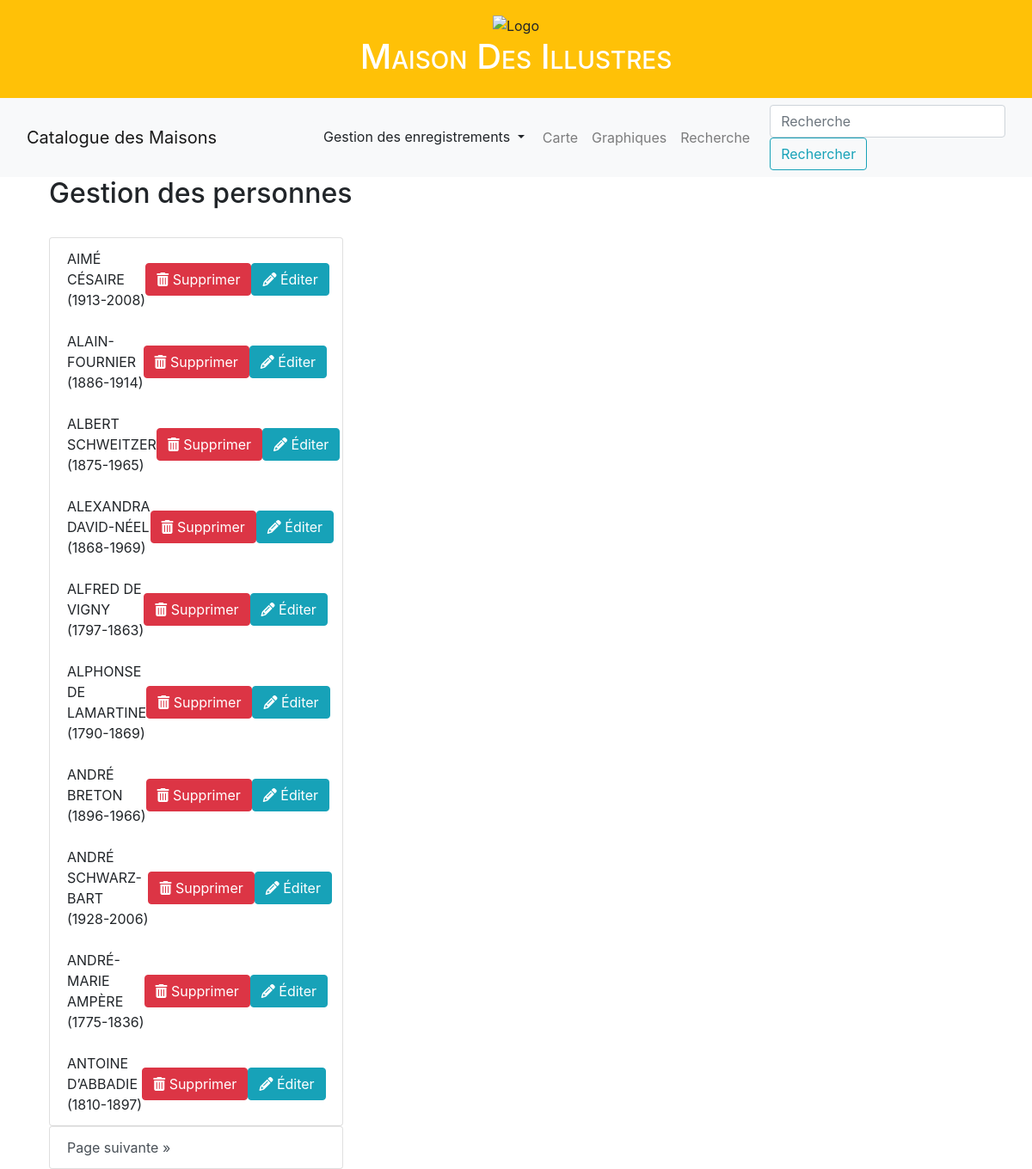
/personnes, run on the app's committed database.
### appli/app/models/data.py (models this page shows, shortened)
class Personnes(db.Model):
    __tablename__ = "personnes"
    idWikidata = db.Column(db.String(20), primary_key=True)
    nomIllustre = db.Column(db.String(45))
    ddn = db.Column(db.Integer) #on ne garde que l'année
    ddm = db.Column(db.Integer) #idem
    genre = db.Column(db.Enum(Genre))
    image = db.Column(db.String(300))
    article = db.Column(db.String(300))
    maison = db.relationship(
        "Maisons",
        backref = "maisons",
        lazy = "dynamic"
    )

### appli/app/routes/generales.py (the view)
@app.route("/personnes", methods=['GET', 'POST'])
@app.route("/personnes/<int:page>", methods=['GET', 'POST'])
def personnes(page=1):
    donnees = Personnes.query.order_by(Personnes.nomIllustre).paginate(page=page, per_page=app.config["MAISONS_PER_PAGE"])
    return render_template("pages/liste_personnes.html",
        sous_titre="Liste des personnes",
        donnees=donnees)

### appli/app/templates/pages/liste_personnes.html (shortened to what this page needs)
{% extends "partials/conteneur.html" %}
{% block body %}
<section class="padding-lg">
    <div class="container">
        <div class="row">
            <div class="col-md-30">
                <div class="heading heading-icon">
                    <h2>Gestion des personnes</h2>
                </div>
                <br>
                <div class="row">
                    <div class="col-md-4">
                        <div class="list-group" id="list-tab" role="tablist">
                            <ul class="list-group">
                                {% for personne in donnees.items %}
                                    <li class="list-group-item d-flex justify-content-between align-items-center">
                                        {{ personne.nomIllustre }} ({{ personne.ddn }}-{{ personne.ddm }})
                                        <div class="btn-group btn-group-sm">
                                            <form action="{{ url_for('sup_personne', nom_personne=personne.nomIllustre) }}" method="post" class="del-component">
                                                <button class="btn btn-danger" type="submit">
                                                    <i class="fa fa-trash"></i> Supprimer
                                                </button>
                                            </form>
                                        </div>
                                        <div class="btn-group btn-group-sm">
                                            <a href="{{ url_for('update_personne', nom_personne=personne.nomIllustre) }}">
                                                <button class="btn btn-info" type="submit">
                                                    <i class="fa fa-pencil"></i> Éditer
                                                </button>
                                            </a>
                                        </div>
                                    </li>
                                {% endfor %}
                            </ul>
                            {% if donnees.next_num %}
                                <a class="list-group-item list-group-item-action btn btn-outline-dark{% if donnees.page == donnees.pages %} disabled{% endif %}"
                                   id="list-list-next" href="{{ url_for('personnes', page=donnees.next_num) }}">
                                    Page suivante &raquo;
                                </a>
                            {% endif %}
                        </div>
                    </div>
                </div>
            </div>
        </div>
    </div>
</section>
{% endblock %}

### appli/app/templates/partials/conteneur.html (shortened to what this page needs)
<!doctype html>
<html lang="en">
<head>
    {% include "partials/css.html" %}
</head>
<body>
  <div class="bg-warning text-center p-3">
    <img src="#" alt="Logo" class="img-fluid" style="max-height: 50px;">
    <h1 class="text-white" style="font-variant: small-caps;">Maison Des Illustres</h1>
</div>
<nav class="navbar navbar-expand-lg navbar-light bg-light">
    <div class="container">
        <a class="navbar-brand" href="{{url_for('maisons')}}">Catalogue des Maisons</a>
        <div class="collapse navbar-collapse" id="navbarNav">
            <ul class="navbar-nav ml-auto">
                <li class="nav-item active">
                    <div class="dropdown">
                      <button class="btn btn-light btn-secondary dropdown-toggle" type="button" id="dropdownMenuButton" data-toggle="dropdown" aria-haspopup="true" aria-expanded="false">
                          Gestion des enregistrements
                      </button>
                </li>
                <li class="nav-item">
                    <a class="nav-link" href="#">Carte</a>
                </li>
                <li class="nav-item">
                    <a class="nav-link" href="#">Graphiques</a>
                </li>
                <li class="nav-item">
                  <a class="nav-link" href="{{url_for('recherche')}}">Recherche</a>
              </li>
            </ul>
        </div>
    </div>
    <div align="right">{% include "partials/formulaires/barre_de_recherche.html" %}</div>
</nav>
<div class="container">
    <div class="row">
      <div class="col">
        {% block body %}{% endblock %}
      </div>
    </div>
  </div>
</body>
</html>

### appli/app/templates/partials/css.html (shortened to what this page needs)
<link href="https://cdn.jsdelivr.net/npm/bootstrap@5.2.2/dist/css/bootstrap.min.css" rel="stylesheet"
>
        <link rel="stylesheet" href="https://cdn.jsdelivr.net/npm/bootstrap@4.0.0/dist/css/bootstrap.min.css">
<link rel="stylesheet" href="#">

### appli/app/templates/partials/formulaires/barre_de_recherche.html
<form class="form-inline"  action="{{url_for('recherche_rapide')}}">
    <input class="form-control" type="search" name="chaine"
        placeholder="Recherche" aria-label="Recherche">
    <button class="btn btn-outline-info" type="submit">Rechercher</button>
</form>

### data on the page
Personnes: nomIllustre "AIMÉ CÉSAIRE", ddn "1913", ddm "2008"
Personnes: nomIllustre "ALAIN-FOURNIER", ddn "1886", ddm "1914"
Personnes: nomIllustre "ALBERT SCHWEITZER", ddn "1875", ddm "1965"
Personnes: nomIllustre "ALEXANDRA DAVID-NÉEL", ddn "1868", ddm "1969"
Personnes: nomIllustre "ALFRED DE VIGNY", ddn "1797", ddm "1863"
Personnes: nomIllustre "ALPHONSE DE LAMARTINE", ddn "1790", ddm "1869"
Personnes: nomIllustre "ANDRÉ BRETON", ddn "1896", ddm "1966"
Personnes: nomIllustre "ANDRÉ SCHWARZ-BART", ddn "1928", ddm "2006"
Personnes: nomIllustre "ANDRÉ-MARIE AMPÈRE", ddn "1775", ddm "1836"
Personnes: nomIllustre "ANTOINE D’ABBADIE", ddn "1810", ddm "1897"
